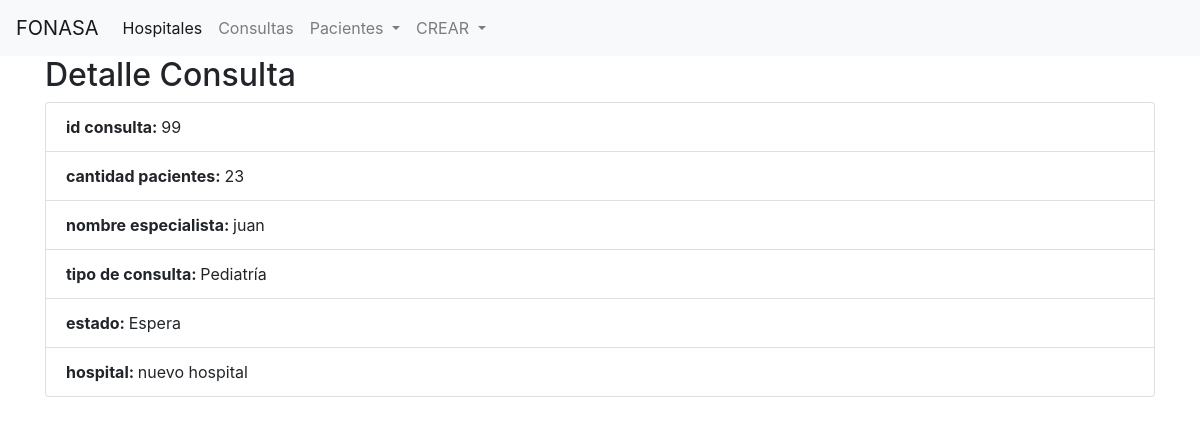
/consulta/3/, run on the app's committed database.
### main/models.py (models this page shows, shortened)
class Consulta(models.Model):
    id_consulta = models.PositiveIntegerField()
    cantidad_pacientes = models.PositiveIntegerField()
    nombre_especialista = models.CharField(max_length=60)
    tipo_consulta = models.CharField(max_length=50, choices=TIPO_CONSULTA)
    estado = models.CharField(max_length=50, choices=ESTADO)
    hospitales = models.ForeignKey(Hospital, on_delete=models.CASCADE)
    class Meta:
        verbose_name = 'Consulta'
        verbose_name_plural = 'Consultas'
        ordering = ('pk',)

class Hospital(models.Model):
    nombre = models.CharField(max_length=60)
    class Meta:
        verbose_name = 'Hospital'
        verbose_name_plural = 'Hospitales'
        ordering = ('nombre',)
    def __str__(self):
        return self.nombre

### main/views.py (the view)
# urls.py: path('consulta/<int:pk>/', ConsultaDetailView.as_view(), name='consulta_detail'),
class ConsultaDetailView(DetailView):
    model = Consulta
    template_name = 'consulta_detail.html'

### main/templates/consulta_detail.html
{% extends "base.html" %}
{% block content %}
<h2>Detalle Consulta</h2>
<ul  class="list-group">
    <li class="list-group-item"><b>id consulta: </b>{{ object.id_consulta }}</li>
    <li class="list-group-item"><b>cantidad pacientes: </b>{{ object.cantidad_pacientes }}</li>
    <li class="list-group-item"><b>nombre especialista: </b>{{ object.nombre_especialista }}</li>
    <li class="list-group-item"><b>tipo de consulta: </b>{{ object.tipo_consulta }}</li>
    <li class="list-group-item"><b>estado: </b>{{ object.estado }}</li>
    <li class="list-group-item"><b>hospital: </b>{{ object.hospitales }}</li>
</ul>
{%  endblock content%}

### data on the page
Consulta: id_consulta "99", cantidad_pacientes "23", nombre_especialista "juan", tipo_consulta "Pediatría", estado "Espera", hospitales "nuevo hospital"
